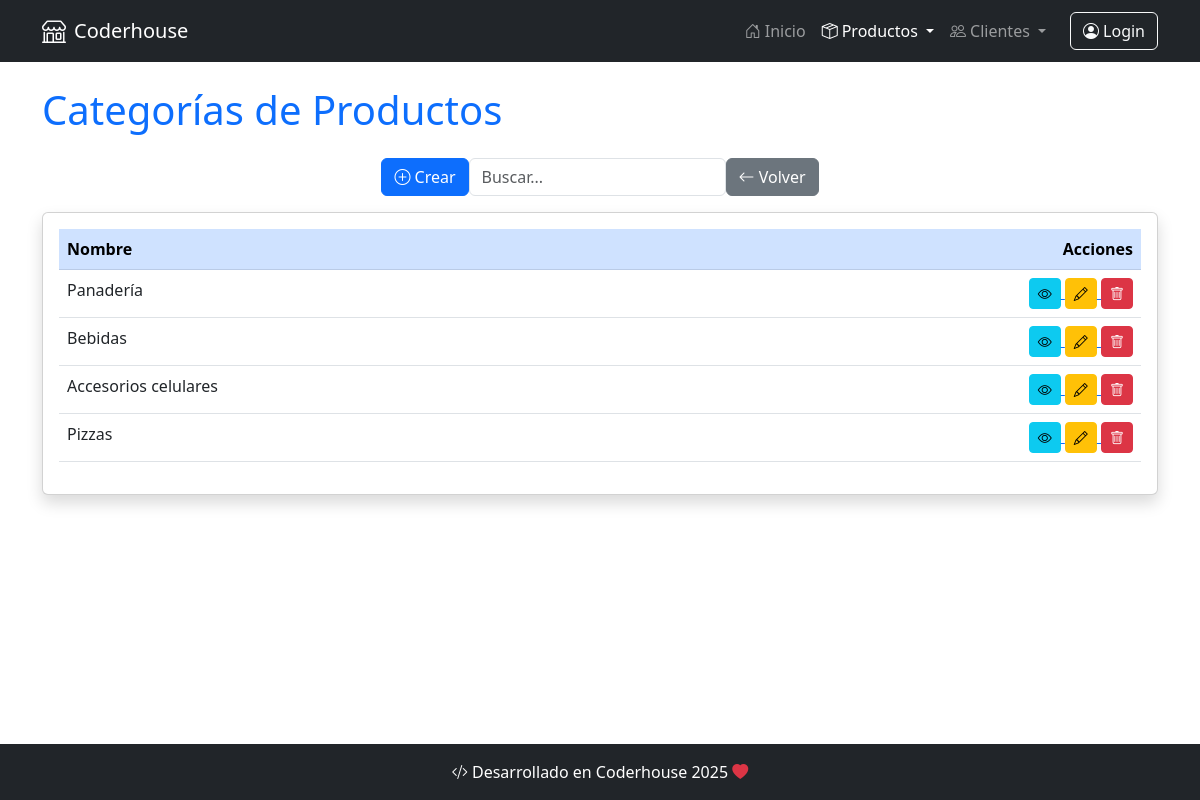
/producto/productocategoria/list/, run on an earlier commit of the app's database.
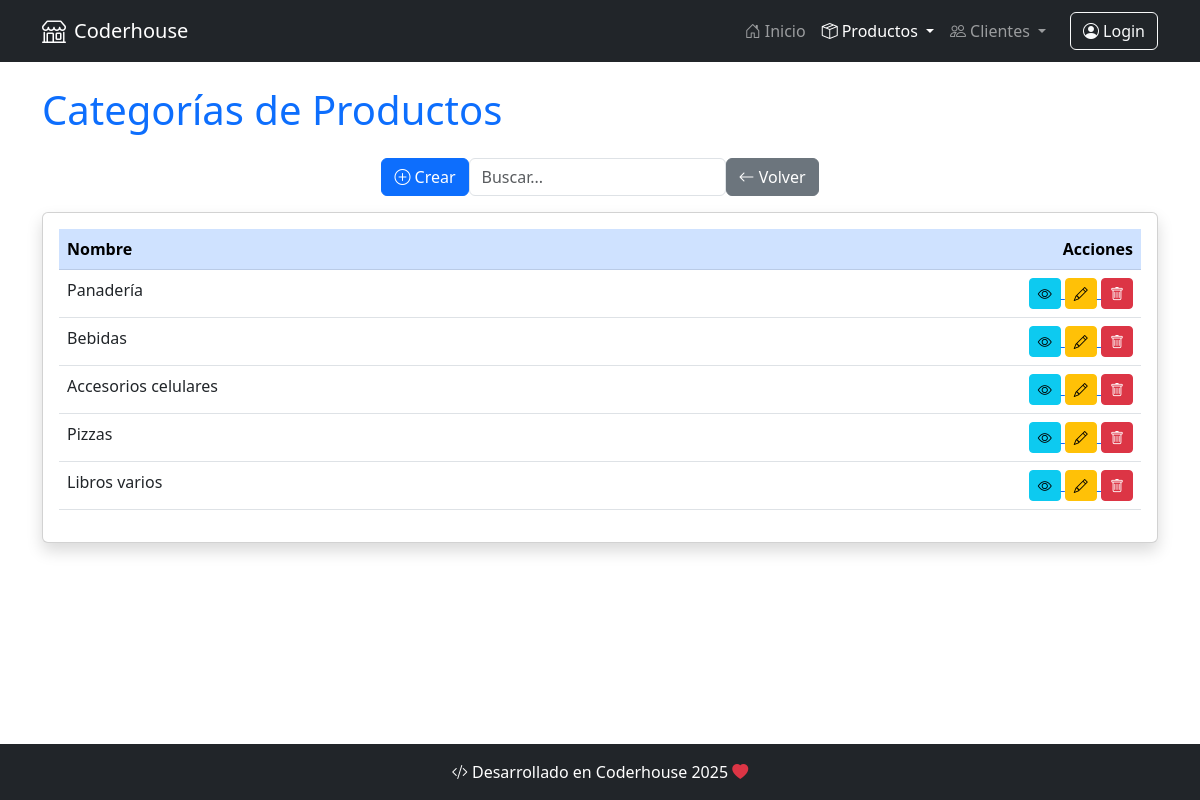
And on a later commit of the database.
### producto/models.py (models this page shows, shortened)
class ProductoCategoria(models.Model):
    nombre = models.CharField(max_length=100, unique=True)
    descripcion = models.TextField(blank=True, null=True)
    class Meta:
        verbose_name = "Categoría de Producto"
        verbose_name_plural = "Categorías de Productos"

### producto/views.py (the view)
class ProductoCategoriaListView(ListView):
    model = models.ProductoCategoria
    def get_queryset(self):
        consulta = self.request.GET.get("consulta")
        if consulta:
            queryset = models.ProductoCategoria.objects.filter(nombre__icontains=consulta)
        else:
            queryset = models.ProductoCategoria.objects.all()
        return queryset

### producto/templates/producto/productocategoria_list.html
{% extends 'core/base.html' %}
{% block title %}
    Categorías de Productos
{% endblock title %}
{% block content %}
    <div class="d-flex justify-content-center mb-3">
        <a href="{% url 'producto:productocategoria_create' %}" class="btn btn-primary">
            <i class="bi bi-plus-circle "></i> Crear
        </a>
        <form method="get">
            <input type="text" name="consulta" class="form-control" placeholder="Buscar...">
        </form>
        <a href="{% url 'producto:index' %}" class="btn btn-secondary">
            <i class="bi bi-arrow-left"></i> Volver
        </a>
    </div>
    <div class="card shadow">
        <div class="card-body">
            <div class="table-responsive">
                <table class="table table-hover">
                    <thead class="table-primary">
                        <tr>
                            <th>Nombre</th>
                            <th class="text-end">Acciones</th>
                        </tr>
                    </thead>
                    <tbody>
                        {% for categoria in object_list %}
                            <tr>
                                <td>{{ categoria.nombre }}</td>
                                <td class="text-end">
                                    <a href="{% url 'producto:productocategoria_detail' categoria.id %}">
                                        <button class="btn btn-info btn-sm" title="Ver detalles">
                                            <i class="bi bi-eye"></i>
                                        </button>
                                    </a>
                                   <a href="{% url 'producto:productocategoria_update' categoria.id %}">
                                        <button class="btn btn-warning btn-sm" title="Modificar">
                                            <i class="bi bi-pencil"></i>
                                        </button>
                                   </a>
                                    <a href="{% url 'producto:productocategoria_delete' categoria.id %}">
                                        <button class="btn btn-danger btn-sm" title="Eliminar">
                                            <i class="bi bi-trash"></i>
                                        </button>
                                    </a>
                                </td>
                            </tr>
                        {% empty %}
                            <tr>
                                <td colspan="3" class="text-center">No hay categorías registradas</td>
                            </tr>
                        {% endfor %}
                    </tbody>
                </table>
            </div>
        </div>
    </div>
{% endblock content %}

What changed in the data, as far as the page shows it:
added ProductoCategoria: nombre "Libros varios"
